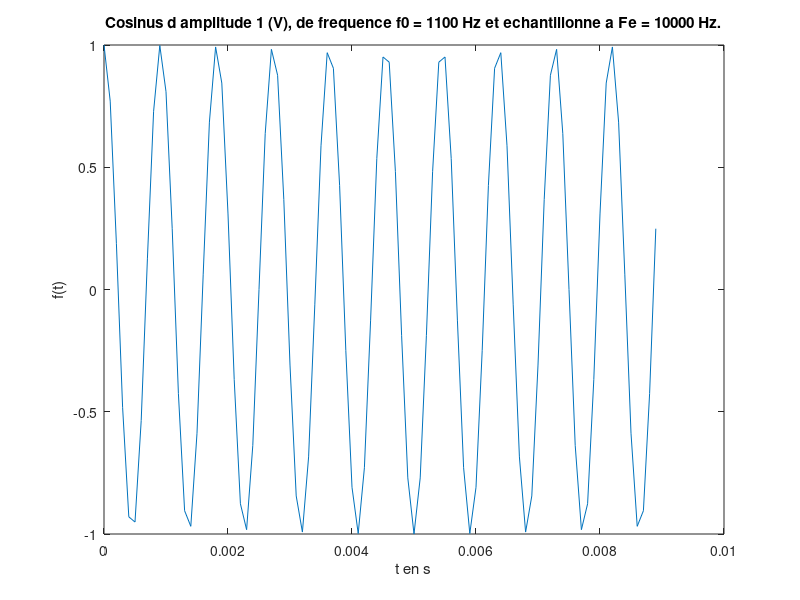
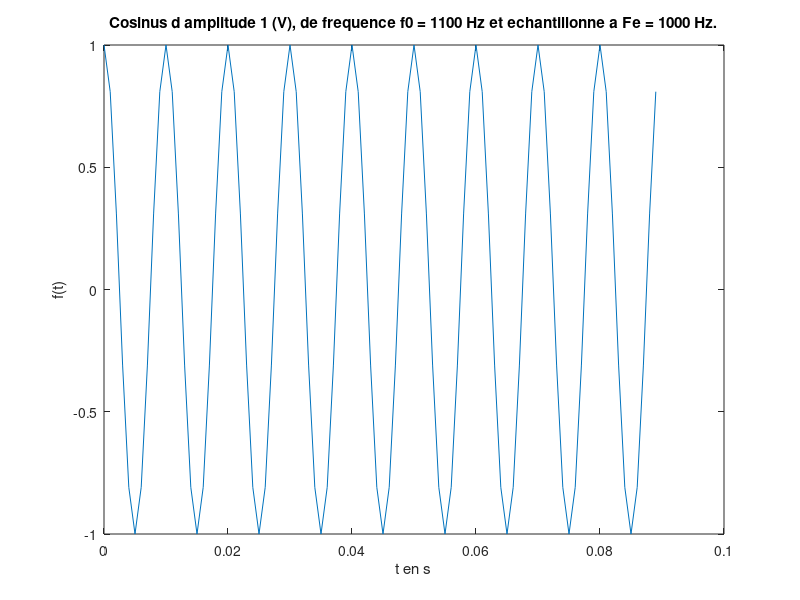
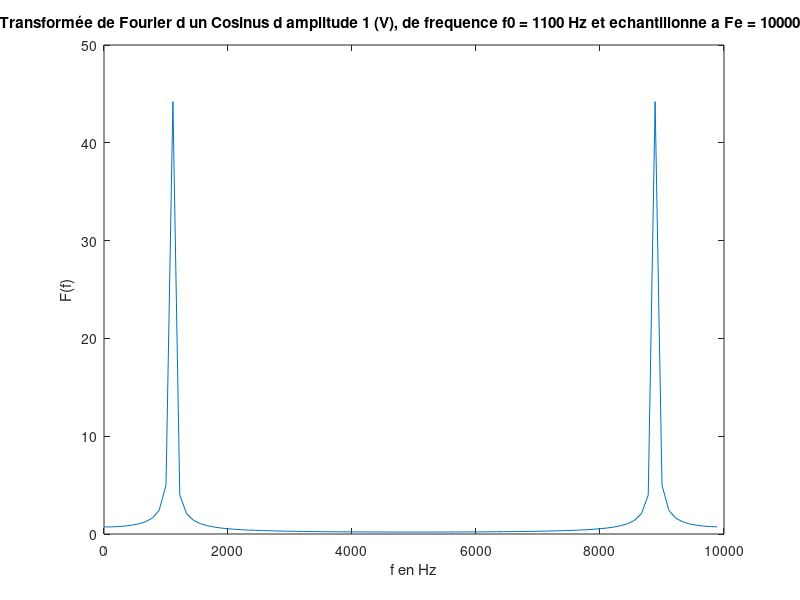
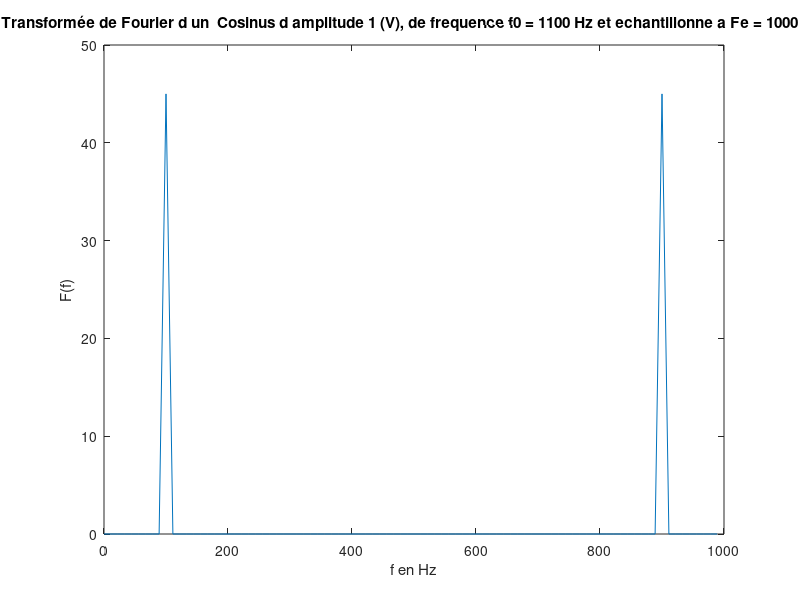

These charts were generated, in order, by the following MATLAB code:
f0 = 1100;
Fe = 10000;
N = 90;
A = 1;

T1 = [0 : 1/Fe : (N-1)/Fe];
F1 = [0 : Fe/N : (N-1)*Fe/N];

x1 = A*cos(2*pi*T1*f0);

figure;
plot(T1,x1);

title('Cosinus d amplitude 1 (V), de frequence f0 = 1100 Hz et echantillonne a Fe = 10000 Hz.');
xlabel('t en s');
ylabel('f(t)');

f0 = 1100;
Fe = 1000;
N = 90;
A = 1;

T2 = [0 : 1/Fe : (N-1)/Fe];
F2 = [0 : Fe/N : (N-1)*Fe/N];

x2 = A*cos(2*pi*T2*f0);

figure;
plot(T2,x2);

title('Cosinus d amplitude 1 (V), de frequence f0 = 1100 Hz et echantillonne a Fe = 1000 Hz.');
xlabel('t en s');
ylabel('f(t)');

X1 = abs(fft(x1));
X2 = abs(fft(x2));

figure;
plot(F1,X1);

title('Transformée de Fourier d un Cosinus d amplitude 1 (V), de frequence f0 = 1100 Hz et echantillonne a Fe = 10000 Hz.');
xlabel('f en Hz');
ylabel('F(f)');

figure;
plot(F2,X2);

title('Transformée de Fourier d un  Cosinus d amplitude 1 (V), de frequence f0 = 1100 Hz et echantillonne a Fe = 1000 Hz.');
xlabel('f en Hz');
ylabel('F(f)');

Fe = 10000;

M = 256;
X256 = abs(fft(x1, M));
F256 = [0 : Fe/M : (M-1)*Fe/M];

M = 512;
X512 = abs(fft(x1, M));
F512 = [0 : Fe/M : (M-1)*Fe/M];

M = 1024;
X1024 = abs(fft(x1, M));
F1024 = [0 : Fe/M : (M-1)*Fe/M];

M = 2048;
X2048 = abs(fft(x1, M));
F2048 = [0 : Fe/M : (M-1)*Fe/M];

figure;
semilogy(F256,X256);

title('Zero Padding 256 Transformée de Fourier d un  Cosinus d amplitude 1 (V), de frequence f0 = 1100 Hz et echantillonne a Fe = 1000 Hz.');
xlabel('f en Hz');
ylabel('F(f)');

figure;
semilogy(F512,X512);

title('Zero Padding 512 Transformée de Fourier d un  Cosinus d amplitude 1 (V), de frequence f0 = 1100 Hz et echantillonne a Fe = 1000 Hz.');
xlabel('f en Hz');
ylabel('F(f)');

figure;
semilogy(F1024,X1024);

title('Zero Padding 1024 Transformée de Fourier d un  Cosinus d amplitude 1 (V), de frequence f0 = 1100 Hz et echantillonne a Fe = 1000 Hz.');
xlabel('f en Hz');
ylabel('F(f)');

figure;
semilogy(F2048,X2048);

title('Zero Padding 2048 Transformée de Fourier d un  Cosinus d amplitude 1 (V), de frequence f0 = 1100 Hz et echantillonne a Fe = 1000 Hz.');
xlabel('f en Hz');
ylabel('F(f)');

Rx1 = xcorr(x1,x1,'biased');
FSx = [0 : Fe/(2*N) : (N-1)*Fe/N];

figure;
plot(FSx,abs((fft(Rx1))));

title('Corrélogramme d un  Cosinus d amplitude 1 (V), de frequence f0 = 1100 Hz et echantillonne a Fe = 1000 Hz.');
xlabel('f en Hz');
ylabel('F(f)');

Sx = 1/N * abs(fft(x1)).^2;

figure;
plot(F1,Sx);

title('Periodgramme d un  Cosinus d amplitude 1 (V), de frequence f0 = 1100 Hz et echantillonne a Fe = 1000 Hz.');
xlabel('f en Hz');
ylabel('F(f)');

Sx = pwelch(x1,[],[],[],Fe,'twosided');
FSx = [0 : Fe/length(Sx) : (length(Sx)-1)*Fe/length(Sx)];

figure;
plot(FSx,Sx);

title('Periodgramme de Welch d un  Cosinus d amplitude 1 (V), de frequence f0 = 1100 Hz et echantillonne a Fe = 1000 Hz.');
xlabel('f en Hz');
ylabel('F(f)');